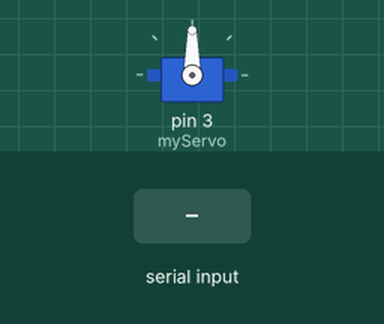
A sketch run on a simulated Arduino Uno, built with avr-gcc and run on an emulated ATmega328P. Parts: servo. Inputs (shaded band) come from the test bench.

Above: at 1.2 s.
1.3 s: "30,150\n" received over Serial
At 3.5 s:
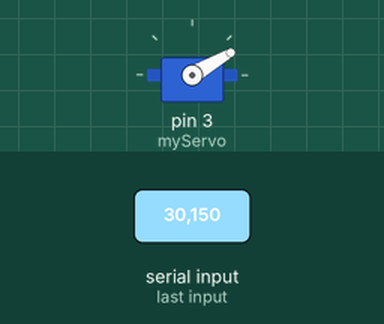
3.8 s: "5\n" received over Serial
At 5.2 s:
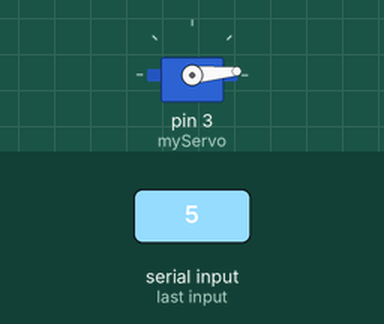
6.3 s: "200\n" received over Serial
At 8.3 s:
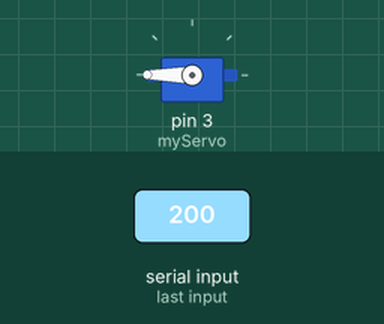
8.8 s: "90,45\n" received over Serial
At 10.4 s:
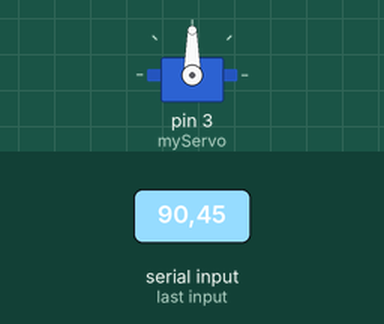
Timing chart, 0 to 11.9 s (numbered marks = the images above; inputs shaded):
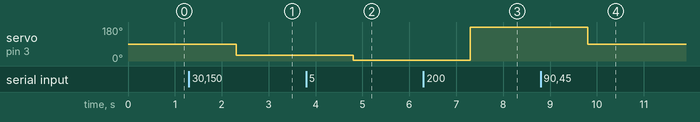

The sketch:

controllerCode.ino
```cpp
#include"Servo.h"

Servo myServo;

void setup() {
  // put your setup code here, to run once:
  Serial.begin(9600);
  myServo.attach(3);
}

void loop() {
  // put your main code here, to run repeatedly:
  if(Serial.available() > 0){
    String msg = Serial.readString();
    short int angle = msg.toInt();

    if (angle > 180){
      myServo.write(180);
    }
    else if (angle < 0){
      myServo.write(0);
    }
    else{
      myServo.write(angle);
    }
  }
}
```

Measured:
- after the input at 1.3 s, servo on pin 3 (myServo): 90° → 30° after 1.0 s
- after the input at 3.8 s, servo on pin 3 (myServo): 30° → 5° after 1.0 s
- after the input at 6.3 s, servo on pin 3 (myServo): 5° → 180° after 1.0 s
- after the input at 8.8 s, servo on pin 3 (myServo): 180° → 90° after 1.0 s
